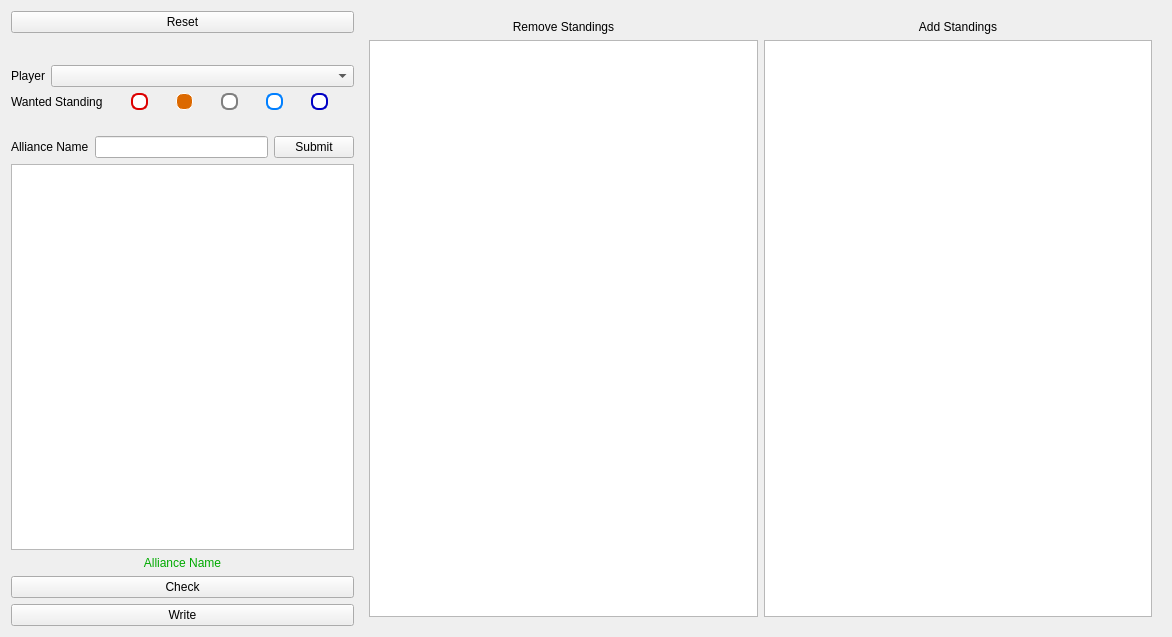
<?xml version="1.0" encoding="UTF-8"?>
<ui version="4.0">
 <class>StandingManagerForm</class>
 <widget class="QWidget" name="StandingManagerForm">
  <property name="geometry">
   <rect>
    <x>0</x>
    <y>0</y>
    <width>1172</width>
    <height>637</height>
   </rect>
  </property>
  <property name="windowTitle">
   <string>Form</string>
  </property>
  <layout class="QHBoxLayout" name="horizontalLayout_4" stretch="3,7">
   <property name="leftMargin">
    <number>11</number>
   </property>
   <property name="rightMargin">
    <number>11</number>
   </property>
   <property name="bottomMargin">
    <number>11</number>
   </property>
   <item>
    <layout class="QVBoxLayout" name="verticalLayout_4">
     <item>
      <widget class="QPushButton" name="pushButton_reset">
       <property name="text">
        <string>Reset</string>
       </property>
      </widget>
     </item>
     <item>
      <layout class="QVBoxLayout" name="verticalLayout">
       <item>
        <layout class="QHBoxLayout" name="horizontalLayout">
         <property name="spacing">
          <number>0</number>
         </property>
         <property name="leftMargin">
          <number>0</number>
         </property>
         <property name="topMargin">
          <number>0</number>
         </property>
         <property name="rightMargin">
          <number>0</number>
         </property>
         <property name="bottomMargin">
          <number>0</number>
         </property>
         <item>
          <spacer name="horizontalSpacer">
           <property name="orientation">
            <enum>Qt::Orientation::Horizontal</enum>
           </property>
           <property name="sizeHint" stdset="0">
            <size>
             <width>40</width>
             <height>20</height>
            </size>
           </property>
          </spacer>
         </item>
         <item>
          <widget class="QLabel" name="label_portrait">
           <property name="text">
            <string/>
           </property>
          </widget>
         </item>
         <item>
          <spacer name="horizontalSpacer_2">
           <property name="orientation">
            <enum>Qt::Orientation::Horizontal</enum>
           </property>
           <property name="sizeHint" stdset="0">
            <size>
             <width>40</width>
             <height>20</height>
            </size>
           </property>
          </spacer>
         </item>
        </layout>
       </item>
       <item>
        <layout class="QHBoxLayout" name="horizontalLayout_2">
         <item>
          <widget class="QLabel" name="label">
           <property name="sizePolicy">
            <sizepolicy hsizetype="Maximum" vsizetype="Preferred">
             <horstretch>0</horstretch>
             <verstretch>0</verstretch>
            </sizepolicy>
           </property>
           <property name="styleSheet">
            <string notr="true">font: 900 16pt &quot;Segoe UI&quot;;</string>
           </property>
           <property name="text">
            <string>Player</string>
           </property>
          </widget>
         </item>
         <item>
          <widget class="QComboBox" name="comboBox_players"/>
         </item>
        </layout>
       </item>
      </layout>
     </item>
     <item>
      <layout class="QHBoxLayout" name="horizontalLayout_6">
       <item>
        <widget class="QLabel" name="label_2">
         <property name="sizePolicy">
          <sizepolicy hsizetype="Maximum" vsizetype="Preferred">
           <horstretch>0</horstretch>
           <verstretch>0</verstretch>
          </sizepolicy>
         </property>
         <property name="text">
          <string>Wanted Standing</string>
         </property>
        </widget>
       </item>
       <item>
        <widget class="QWidget" name="widget" native="true">
         <layout class="QHBoxLayout" name="horizontalLayout_7">
          <property name="spacing">
           <number>7</number>
          </property>
          <property name="leftMargin">
           <number>7</number>
          </property>
          <property name="topMargin">
           <number>0</number>
          </property>
          <property name="rightMargin">
           <number>0</number>
          </property>
          <property name="bottomMargin">
           <number>0</number>
          </property>
          <item>
           <widget class="QRadioButton" name="radioButton_red">
            <property name="sizePolicy">
             <sizepolicy hsizetype="Maximum" vsizetype="Fixed">
              <horstretch>0</horstretch>
              <verstretch>0</verstretch>
             </sizepolicy>
            </property>
            <property name="styleSheet">
             <string notr="true">QRadioButton::indicator {
    border-radius: 7px;
    background-color: rgb(255, 255, 255);
	border: 2px solid rgb(220,0,0);
width: 13px;
height: 13px;
}

QRadioButton::indicator:checked {
width: 15px;
height: 15px;
border: 1px solid white;
    background-color: rgb(220,0,0);
}</string>
            </property>
            <property name="text">
             <string/>
            </property>
            <property name="checkable">
             <bool>true</bool>
            </property>
            <property name="checked">
             <bool>false</bool>
            </property>
            <property name="autoRepeat">
             <bool>false</bool>
            </property>
           </widget>
          </item>
          <item>
           <widget class="QRadioButton" name="radioButton_orange">
            <property name="sizePolicy">
             <sizepolicy hsizetype="Maximum" vsizetype="Fixed">
              <horstretch>0</horstretch>
              <verstretch>0</verstretch>
             </sizepolicy>
            </property>
            <property name="styleSheet">
             <string notr="true">QRadioButton::indicator {
    border-radius: 7px;
    background-color: rgb(255, 255, 255);
	border: 2px solid rgb(255,127,0);
width: 13px;
height: 13px;
}

QRadioButton::indicator:checked {
width: 15px;
height: 15px;
border: 1px solid white;
    background-color: rgb(220,105,0);
}</string>
            </property>
            <property name="text">
             <string/>
            </property>
            <property name="checked">
             <bool>true</bool>
            </property>
           </widget>
          </item>
          <item>
           <widget class="QRadioButton" name="radioButton_neutral">
            <property name="sizePolicy">
             <sizepolicy hsizetype="Maximum" vsizetype="Fixed">
              <horstretch>0</horstretch>
              <verstretch>0</verstretch>
             </sizepolicy>
            </property>
            <property name="styleSheet">
             <string notr="true">QRadioButton::indicator {
    border-radius: 7px;
    background-color: rgb(255, 255, 255);
	border: 2px solid rgb(127,127,127);
width: 13px;
height: 13px;
}

QRadioButton::indicator:checked {
width: 15px;
height: 15px;
border: 1px solid white;
    background-color: rgb(127,127,127);
}</string>
            </property>
            <property name="text">
             <string/>
            </property>
            <property name="checked">
             <bool>false</bool>
            </property>
           </widget>
          </item>
          <item>
           <widget class="QRadioButton" name="radioButton_blue5">
            <property name="sizePolicy">
             <sizepolicy hsizetype="Maximum" vsizetype="Fixed">
              <horstretch>0</horstretch>
              <verstretch>0</verstretch>
             </sizepolicy>
            </property>
            <property name="styleSheet">
             <string notr="true">QRadioButton::indicator {
    border-radius: 7px;
    background-color: rgb(255, 255, 255);
	border: 2px solid rgb(0,127,255);
width: 13px;
height: 13px;
}

QRadioButton::indicator:checked {
width: 15px;
height: 15px;
border: 1px solid white;
    background-color: rgb(0,127,255);
}</string>
            </property>
            <property name="text">
             <string/>
            </property>
           </widget>
          </item>
          <item>
           <widget class="QRadioButton" name="radioButton_blue10">
            <property name="sizePolicy">
             <sizepolicy hsizetype="Maximum" vsizetype="Fixed">
              <horstretch>0</horstretch>
              <verstretch>0</verstretch>
             </sizepolicy>
            </property>
            <property name="styleSheet">
             <string notr="true">QRadioButton::indicator {
    border-radius: 7px;
    background-color: rgb(255, 255, 255);
	border: 2px solid rgb(0,0,196);
width: 13px;
height: 13px;
}

QRadioButton::indicator:checked {
width: 15px;
height: 15px;
border: 1px solid white;
    background-color: rgb(0,0,196);
}</string>
            </property>
            <property name="text">
             <string/>
            </property>
           </widget>
          </item>
         </layout>
        </widget>
       </item>
      </layout>
     </item>
     <item>
      <layout class="QVBoxLayout" name="verticalLayout_2">
       <property name="topMargin">
        <number>20</number>
       </property>
       <item>
        <layout class="QHBoxLayout" name="horizontalLayout_3">
         <item>
          <widget class="QLabel" name="label_3">
           <property name="text">
            <string>Alliance Name</string>
           </property>
          </widget>
         </item>
         <item>
          <widget class="QLineEdit" name="lineEdit_allianceSearch"/>
         </item>
         <item>
          <widget class="QPushButton" name="pushButton_searchAlliance">
           <property name="text">
            <string>Submit</string>
           </property>
          </widget>
         </item>
        </layout>
       </item>
       <item>
        <widget class="QListWidget" name="listWidget_alliances"/>
       </item>
       <item>
        <widget class="QLabel" name="label_allianceName">
         <property name="styleSheet">
          <string notr="true">font: 900 18pt &quot;Segoe UI&quot;;
color: rgb(0, 170, 0);</string>
         </property>
         <property name="text">
          <string>Alliance Name</string>
         </property>
         <property name="alignment">
          <set>Qt::AlignmentFlag::AlignCenter</set>
         </property>
        </widget>
       </item>
      </layout>
     </item>
     <item>
      <widget class="QPushButton" name="pushButton_submit">
       <property name="text">
        <string>Check</string>
       </property>
      </widget>
     </item>
     <item>
      <widget class="QPushButton" name="pushButton_write">
       <property name="text">
        <string>Write</string>
       </property>
      </widget>
     </item>
    </layout>
   </item>
   <item>
    <widget class="QWidget" name="widget_2" native="true">
     <layout class="QHBoxLayout" name="horizontalLayout_5">
      <item>
       <layout class="QVBoxLayout" name="verticalLayout_3">
        <item>
         <widget class="QLabel" name="label_4">
          <property name="styleSheet">
           <string notr="true">font: 900 18pt &quot;Segoe UI Black&quot;;</string>
          </property>
          <property name="text">
           <string>Remove Standings</string>
          </property>
          <property name="alignment">
           <set>Qt::AlignmentFlag::AlignCenter</set>
          </property>
         </widget>
        </item>
        <item>
         <widget class="QListWidget" name="listWidget_toRemove"/>
        </item>
       </layout>
      </item>
      <item>
       <layout class="QVBoxLayout" name="verticalLayout_5">
        <item>
         <widget class="QLabel" name="label_5">
          <property name="styleSheet">
           <string notr="true">font: 900 18pt &quot;Segoe UI Black&quot;;</string>
          </property>
          <property name="text">
           <string>Add Standings</string>
          </property>
          <property name="alignment">
           <set>Qt::AlignmentFlag::AlignCenter</set>
          </property>
         </widget>
        </item>
        <item>
         <widget class="QListWidget" name="listWidget_toAdd"/>
        </item>
       </layout>
      </item>
     </layout>
    </widget>
   </item>
  </layout>
 </widget>
 <resources/>
 <connections/>
</ui>
